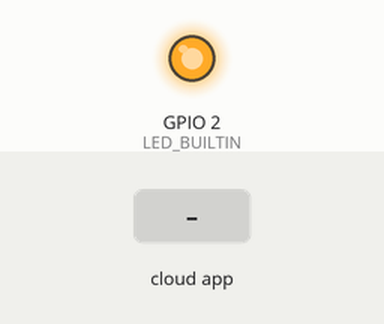
Bench run of a sketch on a simulated ESP8266 (NodeMCU). Shown: output pins drawn as LEDs (lit = HIGH, except the on-board LED, lit = LOW). Inputs (shaded band) come from the test bench.

Above: at 1.2 s.
1.3 s: the phone or cloud app sets led to 1
At 2.4 s:
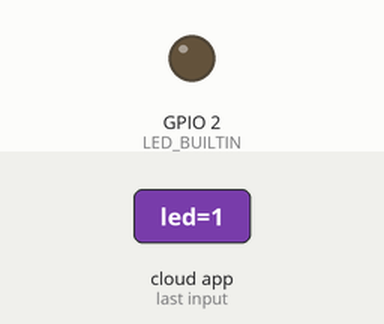
2.8 s: the phone or cloud app sets led to 0
At 3.6 s:
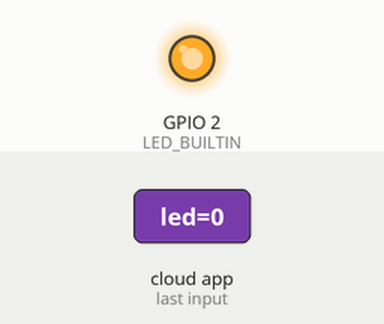
Timing chart, 0 to 5.8 s (numbered marks = the images above; inputs shaded):
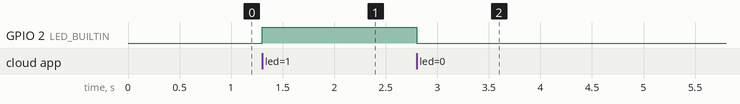

Measured:
- after the input at 1.3 s, GPIO 2 (LED_BUILTIN): LOW → HIGH at once
- after the input at 2.8 s, GPIO 2 (LED_BUILTIN): HIGH → LOW at once

The sketch:

ESP32.ino
```cpp
#include <ThingerESP32.h>

#define USERNAME "hazem.thecla.ht@gmail.com"
#define DEVICE_ID "nodeMCU"
#define DEVICE_CREDENTIAL "xRGQ@4uu6niCtB"

#define SSID "Jo"
#define SSID_PASSWORD "1234567890joker"

ThingerESP32 thing(USERNAME, DEVICE_ID, DEVICE_CREDENTIAL);

void setup() {
  pinMode(LED_BUILTIN, OUTPUT);

  thing.add_wifi(SSID, SSID_PASSWORD);

  // digital pin control example (i.e. turning on/off a light, a relay, configuring a parameter, etc)
  thing["led"] << digitalPin(LED_BUILTIN);

  // resource output example (i.e. reading a sensor value)
  thing["millis"] >> outputValue(millis());

  // more details at http://docs.thinger.io/arduino/
}

void loop() {
  thing.handle();
}
```
